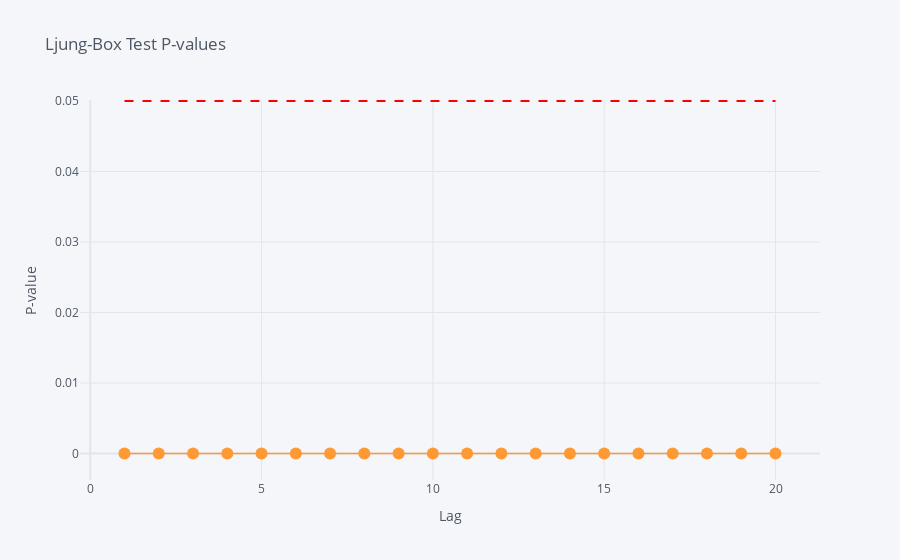

The cell this chart's notebook holds for it:
### Markdown cell above
Evaluate the seasonality decomposition with autocorrelation test on 20 lags. If the pvalue is lower than alpha 0.05 it means that my decomposition model is not performing well.

### Code cell
from statsmodels.stats.diagnostic import acorr_ljungbox
# Performing the Ljung-Box test for multiple lags
lags = np.arange(1, 21)
residual.dropna(inplace=True)
test_results = acorr_ljungbox(residual, lags=lags, return_df=True)
# Preparing the data for plotting
df = pd.DataFrame({'Lag': lags, 'P-value': test_results['lb_pvalue']})
# Creating the plot with cufflinks
df.iplot(kind='scatter', x='Lag', y='P-value', mode='lines+markers', title='Ljung-Box Test P-values',
         xTitle='Lag', yTitle='P-value', asFigure=True).add_shape(
    dict(type='line', x0=1, x1=20, y0=0.05, y1=0.05, line=dict(color='Red', dash='dash'))
).show()

### Figure 1 — Plotly figure (JSON) as saved in the notebook; plotly's stock layout.template omitted (floating-point values rounded to 4 significant figures)
{"data": [{"line": {"color": "rgba(255, 153, 51, 1.0)", "dash": "solid", "shape": "linear", "width": 1.3}, "marker": {"size": 12, "symbol": "circle"}, "mode": "lines+markers", "name": "P-value", "text": "", "type": "scatter", "x": [1, 2, 3, 4, 5, 6, 7, 8, 9, 10, 11, 12, 13, 14, 15, 16, 17, 18, 19, 20], "y": [1.172e-164, 0.0, 0.0, 0.0, 0.0, 0.0, 0.0, 0.0, 0.0, 0.0, 0.0, 0.0, 0.0, 0.0, 0.0, 0.0, 0.0, 0.0, 0.0, 0.0]}], "layout": {"legend": {"bgcolor": "#F5F6F9", "font": {"color": "#4D5663"}}, "paper_bgcolor": "#F5F6F9", "plot_bgcolor": "#F5F6F9", "shapes": [{"line": {"color": "Red", "dash": "dash"}, "type": "line", "x0": 1, "x1": 20, "y0": 0.05, "y1": 0.05}], "title": {"font": {"color": "#4D5663"}, "text": "Ljung-Box Test P-values"}, "xaxis": {"gridcolor": "#E1E5ED", "showgrid": true, "tickfont": {"color": "#4D5663"}, "title": {"font": {"color": "#4D5663"}, "text": "Lag"}, "zerolinecolor": "#E1E5ED"}, "yaxis": {"gridcolor": "#E1E5ED", "showgrid": true, "tickfont": {"color": "#4D5663"}, "title": {"font": {"color": "#4D5663"}, "text": "P-value"}, "zerolinecolor": "#E1E5ED"}}}
